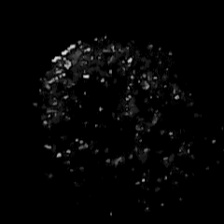
#> input picture SNN_Authenticator/Query_raw/D100R1A1.jpg, 224 x 224 px; its folder holds only this picture in this run
$ python Query_img_processing.py
#> lines starting #> are read from the running program, lines starting #| are printed output that depends on the picture
import cv2
import numpy as np
import matplotlib.pyplot as plt
from pathlib import Path

# Load images
raw_dir = Path("Query_raw")
processed_dir = Path("Query_processed")
processed_dir.mkdir(exist_ok=True)

image_extensions = {".jpg", ".jpeg", ".png", ".bmp", ".tif", ".tiff"}

read_array = []
write_array = []

for path in sorted(raw_dir.iterdir()):
    if path.is_file() and path.suffix.lower() in image_extensions:
        read_array.append(str(path))
        write_array.append(str(processed_dir / f"{path.stem}{path.suffix}"))

img = []
for i in range(len(read_array)):
    img.append(cv2.imread(read_array[i]))

def combine(image1,image2,image3,image4,threshold = 20):
    image1 = process(image1,threshold)
    image2 = process(image2,threshold)
    image3 = process(image3,threshold)
    image4 = process(image4,threshold)
    a1 = cv2.add(image1,image2)
    a2 = cv2.add(image3,image4)
    combined = cv2.add(a1,a2)
    #combined = cv2.threshold(combined, 1, 255, cv2.THRESH_BINARY)[1]
    return combined

def process(image,cutoff):
    img_gray = cv2.cvtColor(image, cv2.COLOR_BGR2GRAY)
    _,filtered_img = cv2.threshold(img_gray, cutoff, 255, cv2.THRESH_TOZERO)
    return filtered_img

def show_image(image):
    plt.imshow(image, cmap='gray')
    plt.axis('off')
    plt.show()

def get_center(image):
    moments = cv2.moments(image)
    center_x = moments["m10"] / moments["m00"]
    center_y = moments["m01"] / moments["m00"]
    return center_x, center_y

def crop(image,x,y,crop_size,new_size):
    s = (crop_size, crop_size)
    # Fixed size crop
    center = (x,y)
    cropped_img = cv2.getRectSubPix(image, s, center)
    processed_img = cv2.resize(cropped_img, (new_size,new_size), interpolation = cv2.INTER_AREA)
    return processed_img

def old_process(image,cutoff,crop_size,new_size,apply_threshold_filter=False):
    img_gray = cv2.cvtColor(image, cv2.COLOR_BGR2GRAY)
    blur = cv2.GaussianBlur(img_gray, (7, 7), 0)
    _,filtered_img = cv2.threshold(blur, cutoff, 255, cv2.THRESH_TOZERO)
    _, filtered_img_bg = cv2.threshold(img_gray, 20, 255, cv2.THRESH_TOZERO)
    x, y, w, h = cv2.boundingRect(filtered_img)
    center = ((2*x+w)/2, (2*y+h)/2)
    s = (crop_size, crop_size)
    # Fixed size crop
    if apply_threshold_filter:
        cropped_img = cv2.getRectSubPix(filtered_img_bg, s, center)
    else:
        cropped_img = cv2.getRectSubPix(img_gray, s, center)
    processed_img = cv2.resize(cropped_img, (new_size,new_size), interpolation = cv2.INTER_AREA)
    return processed_img

#outputs 224x224 image
final_size = 224
#crop size
size = 240
img_processed = np.zeros((len(img),final_size,final_size),dtype=np.uint8)
if len(img) > 4:
    for i in range(len(img)//4):
        combined_img = combine(img[i*4],img[i*4+1],img[i*4+2],img[i*4+3],40)
        x,y = get_center(combined_img)
        #show_image(combined_img)
        for j in range(0,4):
            img_filtered = process(img[i*4+j],20)
            img_processed[i*4+j] = crop(img_filtered,x,y,size,final_size)
            #show_image(img_processed[i*4+j])
else:
    for i in range(len(img)):
        img_processed[i] = old_process(img[i], 50, size, final_size, True)
#> this loop made 1 pass
#> (x in old_process, y in old_process, w in old_process, h in old_process, center in old_process, s in old_process) on pass 1: (44, 42, 135, 140, (111.5, 112), (240, 240))
#> pass 1, in old_process, `blur = cv2.GaussianBlur(img_gray, (7, 7), 0)`:
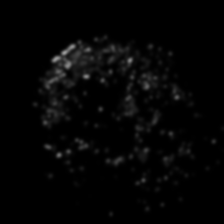
#> blur: shape (224, 224); min 0, max 153, mean 4.7
#> pass 1, in old_process, `_,filtered_img = cv2.threshold(blur, cutoff, 255, cv2.THRESH_TOZERO)`:
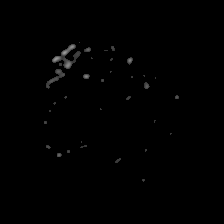
#> filtered_img: shape (224, 224); min 0, max 153, mean 1.1

for i in range(len(write_array)):
    cv2.imwrite(write_array[i],img_processed[i])
#> this loop made 1 pass
#> pass 1, `cv2.imwrite(write_array[i],img_processed[i])`:
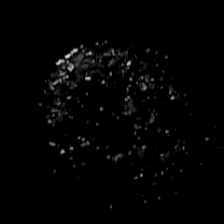
#> saved as D100R1A1.jpg: shape (224, 224); min 0, max 213, mean 3.2
